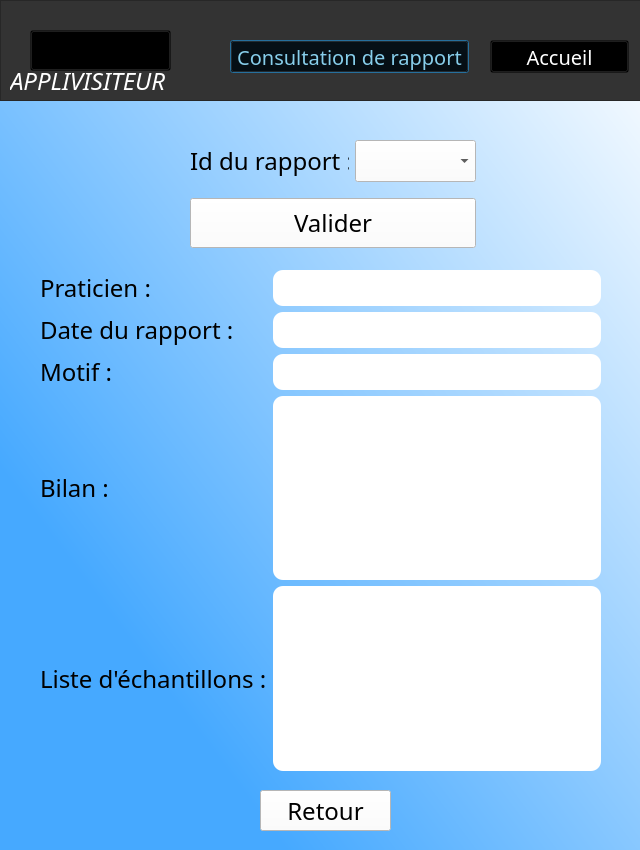
<?xml version="1.0" encoding="UTF-8"?>
<ui version="4.0">
 <class>Dialog</class>
 <widget class="QDialog" name="Dialog">
  <property name="geometry">
   <rect>
    <x>0</x>
    <y>0</y>
    <width>640</width>
    <height>850</height>
   </rect>
  </property>
  <property name="minimumSize">
   <size>
    <width>640</width>
    <height>850</height>
   </size>
  </property>
  <property name="windowTitle">
   <string>Dialog</string>
  </property>
  <property name="styleSheet">
   <string notr="true">*{
font-family: century gothic;
font-size: 24px;
}

QDialog
{
background-color: qlineargradient(spread:pad, x1:0.221, y1:0.772909, x2:1, y2:0, stop:0 rgba(70, 169, 255, 255), stop:1 rgba(255, 255, 255, 255))
}

#NavBar
{
background-color: #333;
}

QLabel
{
color:white;
background: transparent;
font-family: Lemon Milk;
font-style: italic;
}

#AccueilBouton
{
background: transparent;
color: white;
font-style: normal;
font-size: 20px;
font-family: Lemon Milk;
}

#Logo
{
background: transparent;
}

#ConsultationRapportBouton
{
background: transparent;
color: skyblue;
font-style: normal;
font-size: 20px;
font-family: Lemon Milk;
}

#selectionPraticien{
background: white;
color: black;
border-radius: 10px;
}

#dateRapport{
background: white;
color: black;
border-radius: 10px;
}

#motif{
background: white;
color: black;
border-radius: 10px;
}

#bilan{
background: white;
color: black;
border-radius: 10px;
}

#selectionMedicamentNom{
background: white;
color: black;
border-radius: 10px;
}

#selectionMedicamentQuantite{
background: white;
color: black;
border-radius: 10px;
}

#boutonAjouterMedicament{
background: white;
color: black;
border-radius: 10px;
}

#tableauOffreMedicaments{
background: white;
color: black;
border-radius: 10px;
}

#NavBar
{
background-color: #333;
}

#PraticienLabel
{
color:black;
font-family: Lemon Milk;
font-style: normal;
}

#DateRapportLabel
{
color:black;
font-family: Lemon Milk;
font-style: normal;
}

#BilanLabel
{
color:black;
font-family: Lemon Milk;
font-style: normal;
}

#ListeLabel
{
color:black;
font-family: Lemon Milk;
font-style: normal;
}

#MotifLabel
{
color:black;
font-family: Lemon Milk;
font-style: normal;
}

#IdRapportLabel
{
color:black;
font-family: Lemon Milk;
font-style: normal;
}

#validerIdRapport
{
color:black;
background: white;
font-family: Lemon Milk;
font-style: normal;
}

#retourConsultation
{
background: white;
color:black;
font-style: normal;
}

#BoxRapport
{
background: white;
}

QGridLayout
{
background-color: transparent;
}</string>
  </property>
  <widget class="QWidget" name="layoutWidget_2">
   <property name="geometry">
    <rect>
     <x>0</x>
     <y>0</y>
     <width>641</width>
     <height>101</height>
    </rect>
   </property>
   <layout class="QHBoxLayout" name="horizontalLayout">
    <property name="sizeConstraint">
     <enum>QLayout::SetNoConstraint</enum>
    </property>
    <item>
     <widget class="QFrame" name="NavBar">
      <property name="frameShape">
       <enum>QFrame::StyledPanel</enum>
      </property>
      <property name="frameShadow">
       <enum>QFrame::Raised</enum>
      </property>
      <widget class="QToolButton" name="Logo">
       <property name="geometry">
        <rect>
         <x>30</x>
         <y>30</y>
         <width>141</width>
         <height>41</height>
        </rect>
       </property>
       <property name="text">
        <string/>
       </property>
       <property name="icon">
        <iconset>
         <normaloff>qrc/image/logogsb.png</normaloff>qrc/image/logogsb.png</iconset>
       </property>
       <property name="iconSize">
        <size>
         <width>128</width>
         <height>128</height>
        </size>
       </property>
      </widget>
      <widget class="QLabel" name="LogoNom">
       <property name="geometry">
        <rect>
         <x>10</x>
         <y>70</y>
         <width>191</width>
         <height>21</height>
        </rect>
       </property>
       <property name="text">
        <string>APPLIVISITEUR</string>
       </property>
      </widget>
      <widget class="QPushButton" name="ConsultationRapportBouton">
       <property name="geometry">
        <rect>
         <x>230</x>
         <y>40</y>
         <width>239</width>
         <height>33</height>
        </rect>
       </property>
       <property name="mouseTracking">
        <bool>false</bool>
       </property>
       <property name="text">
        <string>Consultation de rapport</string>
       </property>
      </widget>
      <widget class="QPushButton" name="AccueilBouton">
       <property name="geometry">
        <rect>
         <x>490</x>
         <y>40</y>
         <width>139</width>
         <height>33</height>
        </rect>
       </property>
       <property name="mouseTracking">
        <bool>false</bool>
       </property>
       <property name="text">
        <string>Accueil</string>
       </property>
      </widget>
     </widget>
    </item>
   </layout>
  </widget>
  <widget class="QWidget" name="layoutWidget_3">
   <property name="geometry">
    <rect>
     <x>40</x>
     <y>270</y>
     <width>561</width>
     <height>501</height>
    </rect>
   </property>
   <layout class="QHBoxLayout" name="horizontalLayout_2">
    <item>
     <layout class="QGridLayout" name="gridLayout">
      <item row="0" column="0">
       <widget class="QLabel" name="PraticienLabel">
        <property name="text">
         <string>Praticien :</string>
        </property>
       </widget>
      </item>
      <item row="3" column="0">
       <widget class="QLabel" name="BilanLabel">
        <property name="text">
         <string>Bilan :</string>
        </property>
        <property name="alignment">
         <set>Qt::AlignLeading|Qt::AlignLeft|Qt::AlignVCenter</set>
        </property>
       </widget>
      </item>
      <item row="1" column="0">
       <widget class="QLabel" name="DateRapportLabel">
        <property name="text">
         <string>Date du rapport :</string>
        </property>
       </widget>
      </item>
      <item row="2" column="1">
       <widget class="QLineEdit" name="motif">
        <property name="readOnly">
         <bool>true</bool>
        </property>
       </widget>
      </item>
      <item row="3" column="1">
       <widget class="QPlainTextEdit" name="bilan">
        <property name="inputMethodHints">
         <set>Qt::ImhMultiLine</set>
        </property>
        <property name="readOnly">
         <bool>true</bool>
        </property>
       </widget>
      </item>
      <item row="2" column="0">
       <widget class="QLabel" name="MotifLabel">
        <property name="text">
         <string>Motif :</string>
        </property>
       </widget>
      </item>
      <item row="4" column="1">
       <widget class="QTableWidget" name="tableauOffreMedicaments"/>
      </item>
      <item row="4" column="0">
       <widget class="QLabel" name="ListeLabel">
        <property name="text">
         <string>Liste d'échantillons :</string>
        </property>
       </widget>
      </item>
      <item row="0" column="1">
       <widget class="QLineEdit" name="selectionPraticien">
        <property name="readOnly">
         <bool>true</bool>
        </property>
       </widget>
      </item>
      <item row="1" column="1">
       <widget class="QLineEdit" name="dateRapport">
        <property name="readOnly">
         <bool>true</bool>
        </property>
       </widget>
      </item>
     </layout>
    </item>
    <item>
     <layout class="QGridLayout" name="gridLayout_3"/>
    </item>
   </layout>
  </widget>
  <widget class="QWidget" name="layoutWidget">
   <property name="geometry">
    <rect>
     <x>190</x>
     <y>130</y>
     <width>286</width>
     <height>129</height>
    </rect>
   </property>
   <layout class="QGridLayout" name="gridLayout_4">
    <item row="2" column="1">
     <widget class="QComboBox" name="BoxRapport"/>
    </item>
    <item row="3" column="0" colspan="2">
     <widget class="QPushButton" name="validerIdRapport">
      <property name="minimumSize">
       <size>
        <width>100</width>
        <height>50</height>
       </size>
      </property>
      <property name="text">
       <string>Valider</string>
      </property>
     </widget>
    </item>
    <item row="2" column="0">
     <widget class="QLabel" name="IdRapportLabel">
      <property name="text">
       <string>Id du rapport :</string>
      </property>
     </widget>
    </item>
   </layout>
  </widget>
  <widget class="QPushButton" name="retourConsultation">
   <property name="geometry">
    <rect>
     <x>260</x>
     <y>790</y>
     <width>131</width>
     <height>41</height>
    </rect>
   </property>
   <property name="text">
    <string>Retour</string>
   </property>
  </widget>
 </widget>
 <resources>
  <include location="logoqrc.qrc"/>
 </resources>
 <connections/>
</ui>
